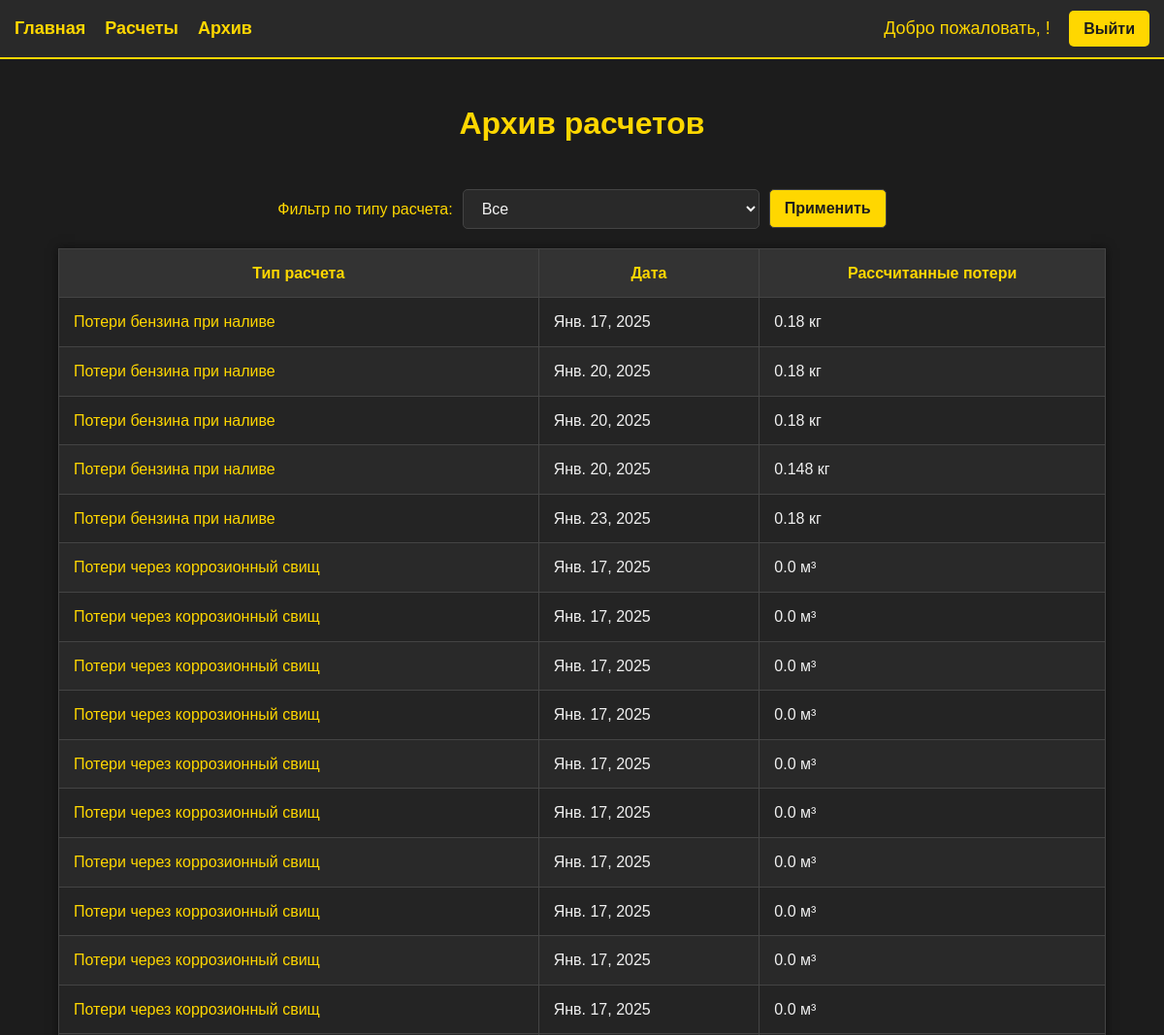
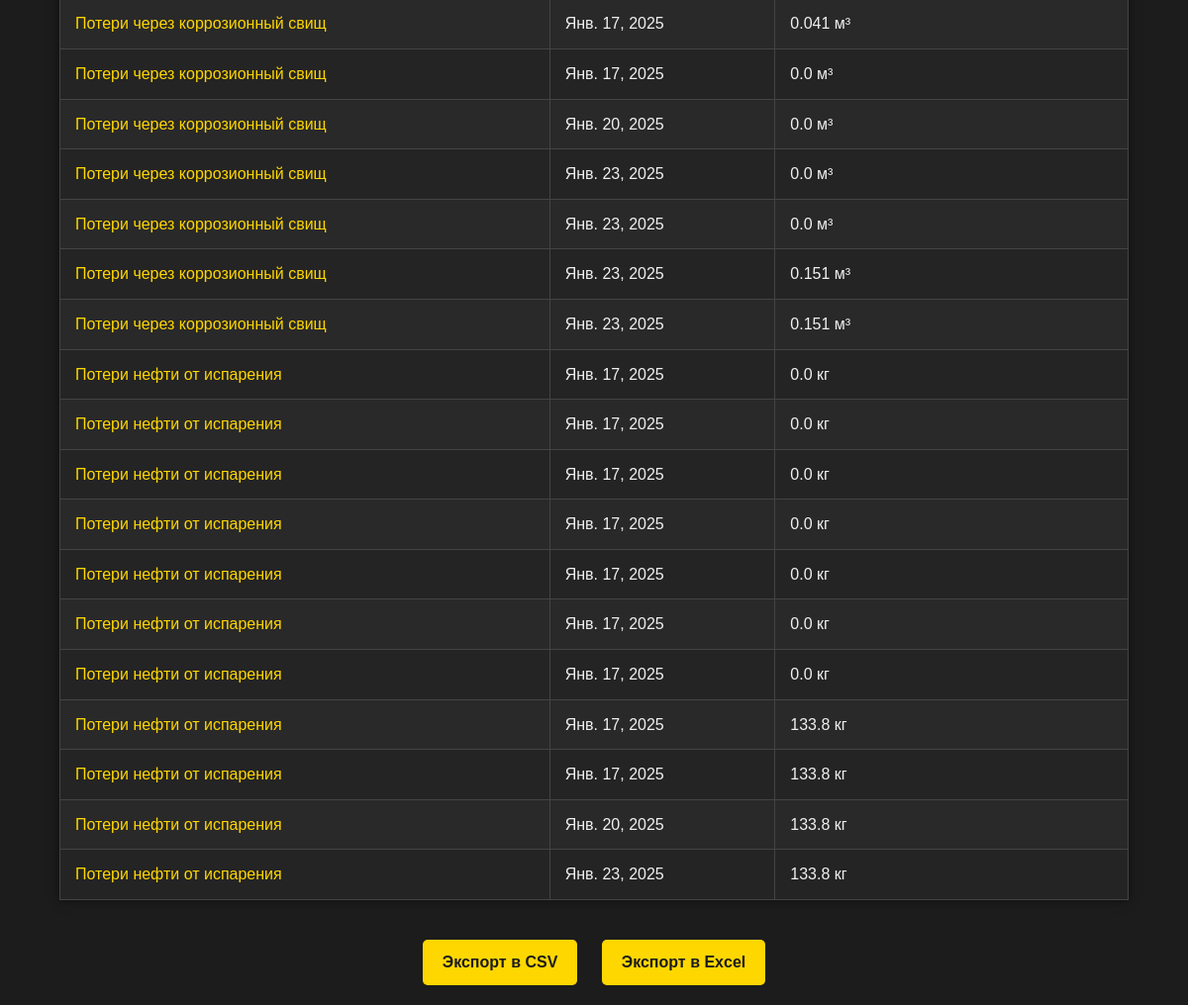
Page /archive/ on the committed database (2 pictures, top to bottom).
### oil_losses/models.py (models this page shows, shortened)
class FuelLossCalculation(models.Model):
    date = models.DateField(verbose_name="Дата расчета", auto_now_add=True)
    volume = models.FloatField(verbose_name="Объём цистерны (м³)")
    fill_time = models.FloatField(verbose_name="Время налива цистерны (часы)")
    vapor_pressure = models.FloatField(verbose_name="Давление насыщенных паров бензина (Па)")
    vapor_temp = models.FloatField(verbose_name="Температура бензина при наливе (К)")
    initial_boiling_temp = models.FloatField(verbose_name="Температура начала кипения (К)")
    flow_rate = models.FloatField(verbose_name="Расход налива (м³/ч)")
    pressure = models.FloatField(verbose_name="Атмосферное давление (Па)")
    calculated_loss = models.FloatField(verbose_name="Рассчитанные потери (кг)", blank=True, null=True)
    class Meta:
        verbose_name = "Расчет потерь бензина при наливе"
        verbose_name_plural = "Расчеты потерь бензина при наливе"

class CorrosionLossCalculation(models.Model):
    date = models.DateField(verbose_name="Дата расчета", auto_now_add=True)
    diameter = models.FloatField(verbose_name="Диаметр отверстия (мм)")
    distance_from_bottom = models.FloatField(verbose_name="Расстояние от дна (м)")
    fluid_height = models.FloatField(verbose_name="Уровень жидкости (м)")
    viscosity = models.FloatField(verbose_name="Кинематическая вязкость (м²/с)")
    duration_corrosion = models.FloatField(verbose_name="Время истечения (часы)")
    calculated_loss = models.FloatField(verbose_name="Рассчитанные потери (м³)", blank=True, null=True)
    class Meta:
        verbose_name = "Расчет потерь через коррозионный свищ"
        verbose_name_plural = "Расчеты потерь через коррозионный свищ"

class OilEvaporationLossCalculation(models.Model):
    date = models.DateField(verbose_name="Дата расчета", auto_now_add=True)
    temperature = models.FloatField(verbose_name="Температура нефти (К)")
    density_standard = models.FloatField(verbose_name="Плотность нефти при стандартных условиях (кг/м³)")
    viscosity_293 = models.FloatField(verbose_name="Кинематическая вязкость нефти при 293К (м²/с)")
    viscosity_323 = models.FloatField(verbose_name="Кинематическая вязкость нефти при 323К (м²/с)")
    duration_evaporation = models.FloatField(verbose_name="Продолжительность испарения (часы)")
    evaporation_rate = models.FloatField(verbose_name="Скорость ветра (м/с)")
    area = models.FloatField(verbose_name="Площадь испарения (м²)")
    calculated_loss = models.FloatField(verbose_name="Рассчитанные потери (кг)", blank=True, null=True)
    class Meta:
        verbose_name = "Расчет потерь нефти от испарения"
        verbose_name_plural = "Расчеты потерь нефти от испарения"

### oil_losses/views.py (the view)
# urls.py: path('archive/', views.archive, name='archive'),
def archive(request):
    calculation_type = request.GET.get('calculation_type', '')
    fuel_loss_calculations = FuelLossCalculation.objects.all()
    corrosion_loss_calculations = CorrosionLossCalculation.objects.all()
    oil_evaporation_loss_calculations = OilEvaporationLossCalculation.objects.all()
    if calculation_type == 'fuel_loss':
        corrosion_loss_calculations = []
        oil_evaporation_loss_calculations = []
    elif calculation_type == 'corrosion_loss':
        fuel_loss_calculations = []
        oil_evaporation_loss_calculations = []
    elif calculation_type == 'oil_evaporation_loss':
        fuel_loss_calculations = []
        corrosion_loss_calculations = []
    context = {
        'fuel_loss_calculations': fuel_loss_calculations,
        'corrosion_loss_calculations': corrosion_loss_calculations,
        'oil_evaporation_loss_calculations': oil_evaporation_loss_calculations,
        'selected_calculation_type': calculation_type,  # Для сохранения выбранного значения в форме
    }
    return render(request, 'archive.html', context)

### oil_losses/templates/archive.html (shortened to what this page needs)
<!DOCTYPE html>
<html lang="en">
<head>
</head>
<body>
    {% include 'header.html' %}
    <h1>Архив расчетов</h1>
    <form method="get" action="{% url 'archive' %}">
        <label for="calculation_type">Фильтр по типу расчета:</label>
        <select name="calculation_type" id="calculation_type">
            <option value="">Все</option>
        </select>
        <button type="submit">Применить</button>
    </form>
    <table>
        <tr>
            <th>Тип расчета</th>
            <th>Дата</th>
            <th>Рассчитанные потери</th>
        </tr>
        {% for record in fuel_loss_calculations %}
        <tr>
            <td><a href="/fuel_loss_detail/{{ record.id }}">Потери бензина при наливе</a></td>
            <td>{{ record.date }}</td>
            <td>{{ record.calculated_loss }} кг</td>
        </tr>
        {% endfor %}
        {% for record in corrosion_loss_calculations %}
        <tr>
            <td><a href="/corrosion_loss_detail/{{ record.id }}">Потери через коррозионный свищ</a></td>
            <td>{{ record.date }}</td>
            <td>{{ record.calculated_loss }} м³</td>
        </tr>
        {% endfor %}
        {% for record in oil_evaporation_loss_calculations %}
        <tr>
            <td><a href="/oil_evaporation_loss_detail/{{ record.id }}">Потери нефти от испарения</a></td>
            <td>{{ record.date }}</td>
            <td>{{ record.calculated_loss }} кг</td>
        </tr>
        {% endfor %}
    </table>
<div style="text-align: center; margin: 20px;">
    <a href="{% url 'export_csv' %}?calculation_type={{ selected_calculation_type }}" class="export-button">Экспорт в CSV</a>
    <a href="{% url 'export_excel' %}?calculation_type={{ selected_calculation_type }}" class="export-button">Экспорт в Excel</a>
</div>
</body>
</html>

### oil_losses/templates/archive.html (style rules this page uses)
body { font-family: Arial, sans-serif; margin: 0; padding: 0; background-color: #1c1c1c; color: #f0f0f0; line-height: 1.6; }
h1 { text-align: center; padding: 20px; color: #ffd700; }
form { display: flex; justify-content: center; align-items: center; gap: 10px; margin-bottom: 20px; }
label { font-size: 16px; color: #ffd700; }
select, button { padding: 10px 15px; font-size: 16px; border: 1px solid #444; border-radius: 5px; background-color: #292929; color: #f0f0f0; cursor: pointer; }
button { background-color: #ffd700; color: #1c1c1c; font-weight: bold; }
table { width: 90%; margin: 0 auto 40px auto; border-collapse: collapse; background-color: #292929; box-shadow: 0 0 10px rgba(0, 0, 0, 0.5); }
th, td { padding: 12px 15px; border: 1px solid #444; }
th { background-color: #333; color: #ffd700; }
tr:nth-child(even) { background-color: #242424; }
a { color: #ffd700; text-decoration: none; }
.export-button { display: inline-block; padding: 10px 20px; margin: 0 10px; background-color: #ffd700; color: #1c1c1c; text-decoration: none; border-radius: 5px; font-weight: bold; transition: background-color 0.3s ease; }

### oil_losses/templates/header.html (style rules this page uses)
body { font-family: Arial, sans-serif; margin: 0; padding: 0; background-color: #1c1c1c; color: #f0f0f0; line-height: 1.6; }
h1 { text-align: center; padding: 20px; color: #ffd700; }
form { display: flex; justify-content: center; align-items: center; gap: 10px; margin-bottom: 20px; }
label { font-size: 16px; color: #ffd700; }
select, button { padding: 10px 15px; font-size: 16px; border: 1px solid #444; border-radius: 5px; background-color: #292929; color: #f0f0f0; cursor: pointer; }
button { background-color: #ffd700; color: #1c1c1c; font-weight: bold; }
table { width: 90%; margin: 0 auto 40px auto; border-collapse: collapse; background-color: #292929; box-shadow: 0 0 10px rgba(0, 0, 0, 0.5); }
th, td { padding: 12px 15px; border: 1px solid #444; }
th { background-color: #333; color: #ffd700; }
tr:nth-child(even) { background-color: #242424; }

### rows in the picture
FuelLossCalculation: date "Янв. 17, 2025", calculated_loss "0.18"
FuelLossCalculation: date "Янв. 20, 2025", calculated_loss "0.18"
FuelLossCalculation: date "Янв. 20, 2025", calculated_loss "0.18"
FuelLossCalculation: date "Янв. 20, 2025", calculated_loss "0.148"
FuelLossCalculation: date "Янв. 23, 2025", calculated_loss "0.18"
CorrosionLossCalculation: date "Янв. 17, 2025", calculated_loss "0.0"
CorrosionLossCalculation: date "Янв. 17, 2025", calculated_loss "0.0"
CorrosionLossCalculation: date "Янв. 17, 2025", calculated_loss "0.0"
CorrosionLossCalculation: date "Янв. 17, 2025", calculated_loss "0.0"
CorrosionLossCalculation: date "Янв. 17, 2025", calculated_loss "0.0"
CorrosionLossCalculation: date "Янв. 17, 2025", calculated_loss "0.0"
CorrosionLossCalculation: date "Янв. 17, 2025", calculated_loss "0.0"
CorrosionLossCalculation: date "Янв. 17, 2025", calculated_loss "0.0"
CorrosionLossCalculation: date "Янв. 17, 2025", calculated_loss "0.0"
CorrosionLossCalculation: date "Янв. 17, 2025", calculated_loss "0.0"
CorrosionLossCalculation: date "Янв. 17, 2025", calculated_loss "0.041"
CorrosionLossCalculation: date "Янв. 17, 2025", calculated_loss "0.0"
CorrosionLossCalculation: date "Янв. 20, 2025", calculated_loss "0.0"
CorrosionLossCalculation: date "Янв. 23, 2025", calculated_loss "0.0"
CorrosionLossCalculation: date "Янв. 23, 2025", calculated_loss "0.0"
CorrosionLossCalculation: date "Янв. 23, 2025", calculated_loss "0.151"
CorrosionLossCalculation: date "Янв. 23, 2025", calculated_loss "0.151"
OilEvaporationLossCalculation: date "Янв. 17, 2025", calculated_loss "0.0"
OilEvaporationLossCalculation: date "Янв. 17, 2025", calculated_loss "0.0"
OilEvaporationLossCalculation: date "Янв. 17, 2025", calculated_loss "0.0"
OilEvaporationLossCalculation: date "Янв. 17, 2025", calculated_loss "0.0"
OilEvaporationLossCalculation: date "Янв. 17, 2025", calculated_loss "0.0"
OilEvaporationLossCalculation: date "Янв. 17, 2025", calculated_loss "0.0"
OilEvaporationLossCalculation: date "Янв. 17, 2025", calculated_loss "0.0"
OilEvaporationLossCalculation: date "Янв. 17, 2025", calculated_loss "133.8"
OilEvaporationLossCalculation: date "Янв. 17, 2025", calculated_loss "133.8"
OilEvaporationLossCalculation: date "Янв. 20, 2025", calculated_loss "133.8"
OilEvaporationLossCalculation: date "Янв. 23, 2025", calculated_loss "133.8"
